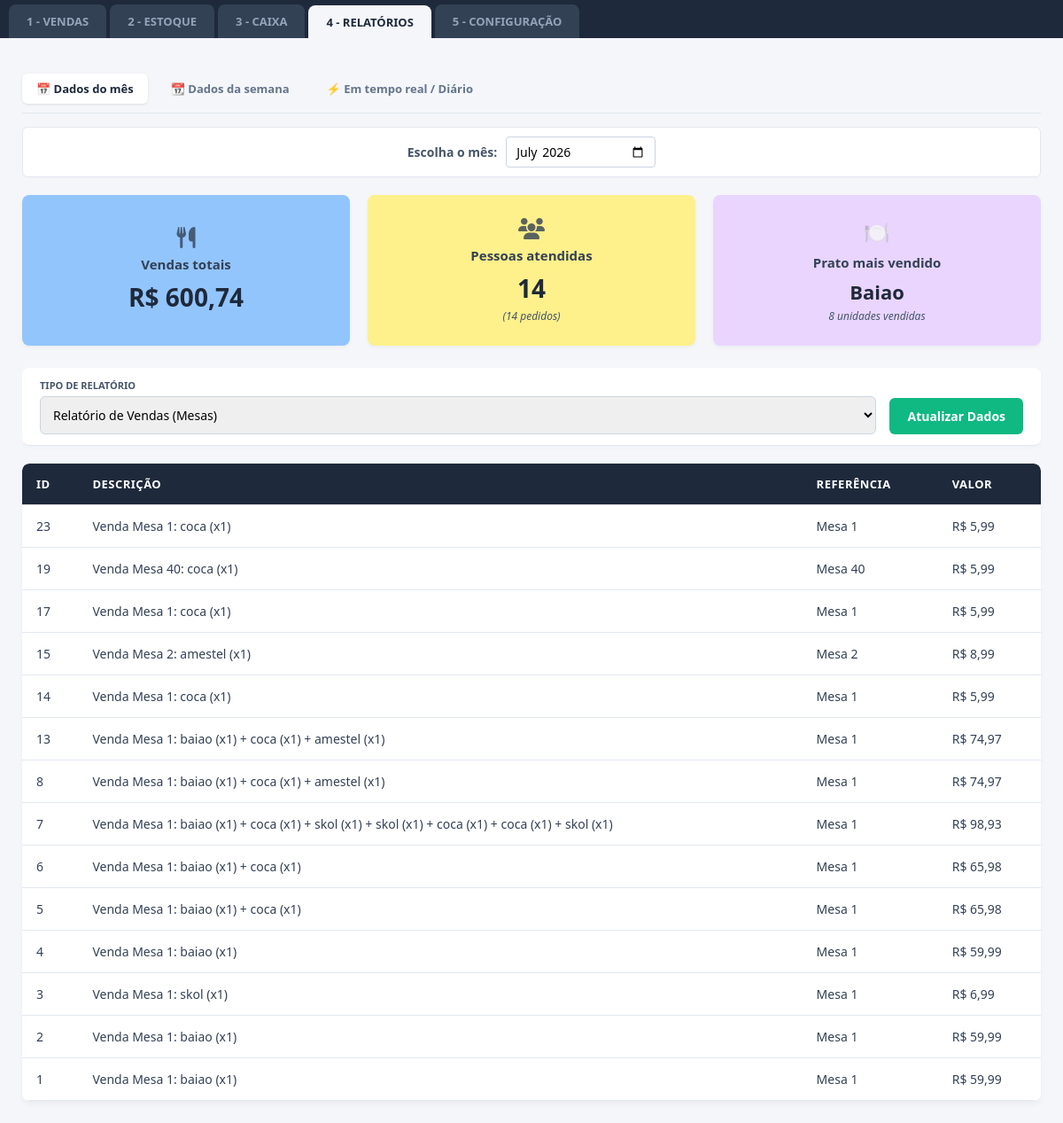
Before: /relatorios?filtro=mes with the older database file.
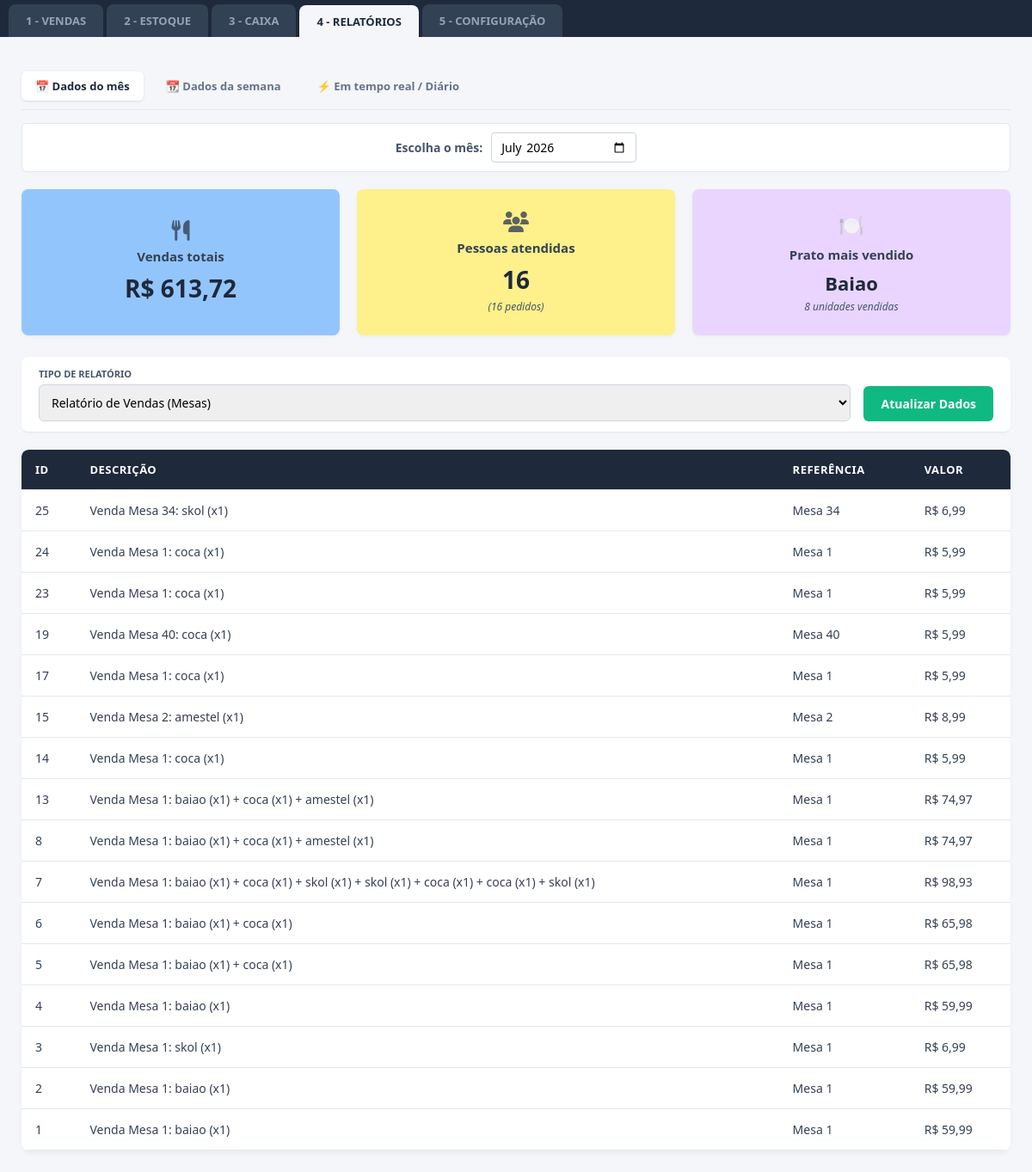
After: the same page with the newer database file.
### tables this page shows
CREATE TABLE financeiro (
            id INTEGER PRIMARY KEY AUTOINCREMENT,
            descricao TEXT,
            valor REAL,
            tipo TEXT,
            data TEXT
        );

### app.py (the view, shortened to what this page needs)
@app.route('/relatorios')
def relatorios():
    filtro_tipo = request.args.get('filtro', 'dia')
    data_atual_padrao = datetime.now().strftime('%Y-%m-%d')
    mes_atual_padrao = datetime.now().strftime('%Y-%m')
    semana_atual_padrao = datetime.now().strftime('%G-W%V')
    data_selecionada = request.args.get('data_escolhida', data_atual_padrao)
    mes_selecionado = request.args.get('mes_ano', mes_atual_padrao)
    semana_selecionada = request.args.get('semana_escolhida', semana_atual_padrao)
    conexao = sqlite3.connect("restaurante.db")
    cursor = conexao.cursor()
    if filtro_tipo == 'mes':
        termo_busca = f"{mes_selecionado}%"
        cursor.execute("SELECT id, descricao, tipo, valor FROM financeiro WHERE tipo = 'Receita' AND data LIKE ? ORDER BY id DESC", (termo_busca,))
    else: # dia
        termo_busca = f"{data_selecionada}%"
        cursor.execute("SELECT id, descricao, tipo, valor FROM financeiro WHERE tipo = 'Receita' AND data LIKE ? ORDER BY id DESC", (termo_busca,))
    dados = cursor.fetchall()
    conexao.close()
    resultados = []
    soma_total = 0.0
    contagem_pratos = {}
    for item in dados:
        id_item, desc, tipo, val = item
        soma_total += val
        if "Balcão" in desc:
            referencia_venda = "Balcão"
        elif "Mesa" in desc:
            referencia_venda = desc.split(':')[0].replace("Venda ", "")
        else:
            referencia_venda = "Outros"
        resultados.append({
            "id": id_item,
            "descricao": desc,
            "referencia": referencia_venda,
            "valor": f"R$ {val:,.2f}".replace(",", "X").replace(".", ",").replace("X", ".")
        })
        match = re.search(r':\s*(.+?)\s*\(x(\d+)\)', desc)
        if match:
            nome_produto = match.group(1).strip().capitalize()
            quantidade = int(match.group(2))
            contagem_pratos[nome_produto] = contagem_pratos.get(nome_produto, 0) + quantidade
    total_pedidos = len(resultados)
    if contagem_pratos:
        prato_destaque_nome = max(contagem_pratos, key=contagem_pratos.get)
        prato_destaque_qtd = contagem_pratos[prato_destaque_nome]
    else:
        prato_destaque_nome = "Sem vendas"
        prato_destaque_qtd = 0
    vendas_formatadas = f"R$ {soma_total:,.2f}".replace(",", "X").replace(".", ",").replace("X", ".")
    return render_template(
        'relatorios.html',
        vendas_totais=vendas_formatadas,
        total_pessoas=total_pedidos,
        total_pedidos=total_pedidos,
        prato_destaque_nome=prato_destaque_nome,
        prato_destaque_qtd=prato_destaque_qtd,
        resultados=resultados,
        filtro_atual=filtro_tipo,
        mes_selecionado=mes_selecionado,
        data_selecionada=data_selecionada,
        semana_selecionada=semana_selecionada # Retornando a variável nova pro HTML
    )

### templates/relatorios.html (shortened to what the changed rows need)
<!DOCTYPE html>
<html lang="pt-BR">
<head>
    <link rel="stylesheet" href="{{ url_for('static', filename='style.css') }}">
    <link rel="stylesheet" href="https://cdnjs.cloudflare.com/ajax/libs/font-awesome/6.4.0/css/all.min.css">
</head>
<body>
    <div class="container-principal">
        <div class="dashboard-cards">
            <div class="card-metrica card-azul">
                <i class="fa-solid fa-utensils icone-card"></i>
                <span class="titulo-card">Vendas totais</span>
                <span class="valor-card">{{ vendas_totais }}</span>
            </div>
            <div class="card-metrica card-amarelo">
                <i class="fa-solid fa-users icone-card"></i>
                <span class="titulo-card">Pessoas atendidas</span>
                <span class="valor-card">{{ total_pessoas }}</span>
                <span class="sub-valor">({{ total_pedidos }} pedidos)</span>
            </div>
        </div>
        <div style="background: white; border-radius: 8px; overflow: hidden; margin-top: 20px; box-shadow: 0 4px 6px -1px rgba(0, 0, 0, 0.05);">
            <table>
                <thead>
                    <tr>
                        <th>ID</th>
                        <th>Descrição</th>
                        <th>Referência</th>
                        <th>Valor</th>
                    </tr>
                </thead>
                <tbody>
                    {% if resultados %}
                        {% for item in resultados %}
                        <tr>
                            <td>{{ item.id }}</td>
                            <td>{{ item.descricao }}</td>
                            <td>{{ item.referencia }}</td>
                            <td>{{ item.valor }}</td>
                        </tr>
                        {% endfor %}
                    {% else %}
                        <tr>
                            <td colspan="4" style="text-align: center; color: #64748b; padding: 25px;">Nenhuma venda registrada neste período.</td>
                        </tr>
                    {% endif %}
                </tbody>
            </table>
        </div>
    </div>
</body>
</html>

Changed rows visible on the page:
added financeiro: id "25", descricao "Venda Mesa 34: skol (x1)", referencia "Mesa 34", valor "R$ 6,99"
added financeiro: id "24", descricao "Venda Mesa 1: coca (x1)", referencia "Mesa 1", valor "R$ 5,99"
Other visible differences:
{{ vendas_totais }}: "R$ 600,74" → "R$ 613,72"
{{ total_pessoas }}: "14" → "16"
{{ total_pedidos }}: "14" → "16"
